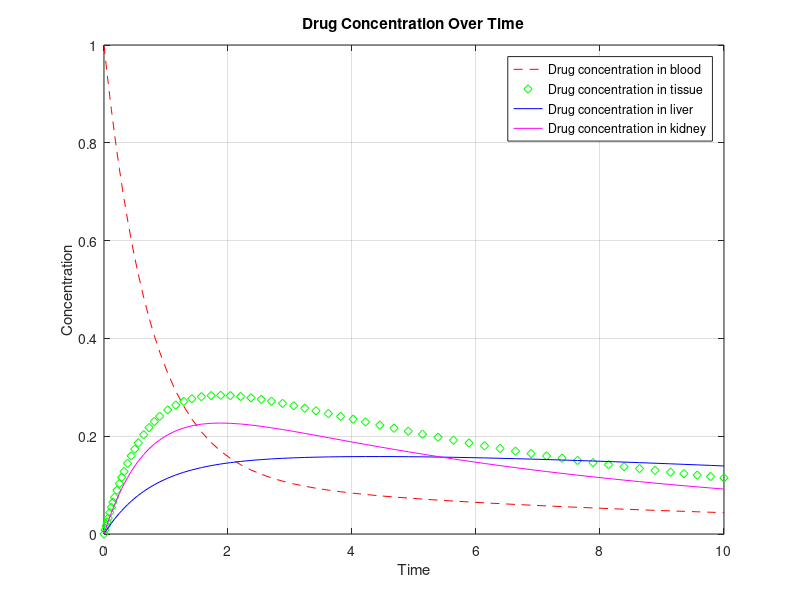

Write the MATLAB code that produced this figure.
% Main function to solve the drug diffusion model and plot the results
function drug_diffusion_model
    % Define the parameters for the model
    k_b = 0.5;   % Rate constant for drug transfer from blood to tissue
    k_t = 0.3;   % Rate constant for drug transfer from tissue to blood
    k_bl = 0.2;  % Rate constant for drug transfer from blood to liver
    k_lb = 0.1;  % Rate constant for drug transfer from liver to blood
    k_bk = 0.4;  % Rate constant for drug transfer from blood to kidneys
    k_kt = 0.2;  % Rate constant for drug transfer from kidneys to tissue
    k_e = 0.1;   % Elimination rate constant from the kidneys

    % Initial conditions for the drug concentrations in each compartment
    c0 = [1; 0; 0; 0]; % Initial concentration: 1 unit in blood, 0 in others

    % Time span for the simulation
    tspan = [0 10]; % Simulate from time t = 0 to t = 10

    % Solve the ODE system using ode45 solver
    [t, C] = ode45(@(t, C) odes(t, C, k_b, k_t, k_bl, k_lb, k_bk, k_kt, k_e), tspan, c0);

    % Plot the results
    plot(t, C(:, 1), '--r', 'DisplayName', 'Drug concentration in blood'); % Plot blood concentration
    hold on; % Hold the current plot to add more plots to it
    plot(t, C(:, 2), 'dg', 'DisplayName', 'Drug concentration in tissue'); % Plot tissue concentration
    plot(t, C(:, 3), '-b', 'DisplayName', 'Drug concentration in liver'); % Plot liver concentration
    plot(t, C(:, 4), '-m', 'DisplayName', 'Drug concentration in kidney'); % Plot kidneys concentration
    hold off; % Release the plot hold
    xlabel('Time'); % Label the x-axis as 'Time'
    ylabel('Concentration'); % Label the y-axis as 'Concentration'
    legend; % Add a legend to the plot
    title('Drug Concentration Over Time'); % Title for the plot
    grid on; % Add a grid to the plot for better readability

end

% Function that defines the ODE system
function dCdt = odes(t, C, k_b, k_t, k_bl, k_lb, k_bk, k_kt, k_e)
    % Extract the concentrations from the state vector C
    c_b = C(1); % Concentration in blood
    c_t = C(2); % Concentration in tissue
    c_l = C(3); % Concentration in liver
    c_k = C(4); % Concentration in kidneys
    
    % Define the rate of change of concentrations based on the given ODEs
    dc_bdt = - (k_b + k_e + k_bl + k_bk) * c_b + k_t * c_t + k_lb * c_l;
    dc_tdt = k_b * c_b - k_t * c_t;
    dc_ldt = k_bl * c_b - k_lb * c_l;
    dc_kdt = k_bk * c_b - (k_kt + k_e) * c_k;
    
    % Combine the rates of change into a column vector
    dCdt = [dc_bdt; dc_tdt; dc_ldt; dc_kdt];
end
